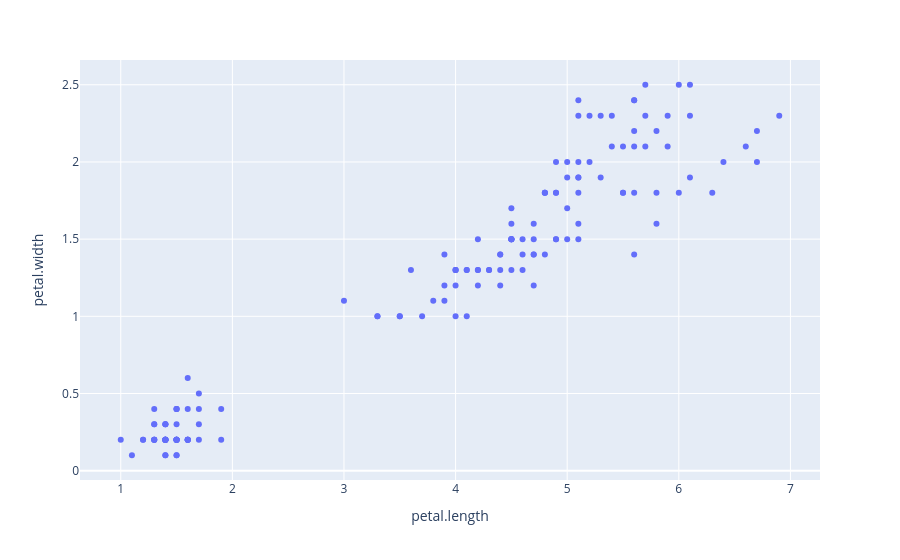

The notebook cell this image was saved under:
### Markdown cell above
![image.png](attachment:image.png)

### Code cell
df.plot.scatter(x='petal.length', y='petal.width')

### Figure 1 — Plotly figure (JSON) as saved in the notebook; plotly's stock layout.template omitted (floating-point values rounded to 4 significant figures; data arrays with more than 128 entries replaced by an {"elided": "..."} marker saying what was removed)
{"data": [{"hovertemplate": "petal.length=%{x}<br>petal.width=%{y}<extra></extra>", "legendgroup": "", "marker": {"color": "#636efa", "symbol": "circle"}, "mode": "markers", "name": "", "orientation": "v", "showlegend": false, "type": "scatter", "x": {"elided": "150 float values"}, "xaxis": "x", "y": {"elided": "150 float values"}, "yaxis": "y"}], "layout": {"legend": {"tracegroupgap": 0}, "margin": {"t": 60}, "xaxis": {"anchor": "y", "domain": [0, 1], "title": {"text": "petal.length"}}, "yaxis": {"anchor": "x", "domain": [0, 1], "title": {"text": "petal.width"}}}}
